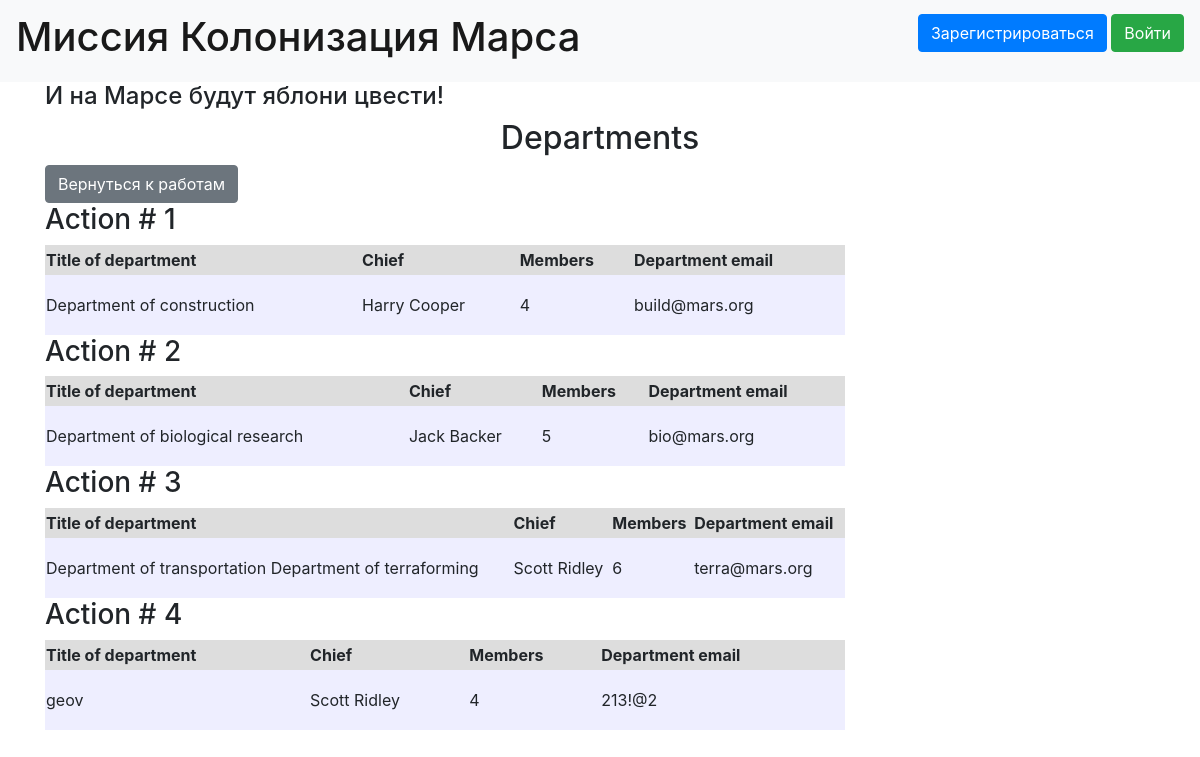
The page /departments on the database its author committed.
### data/departments.py (models this page shows)
class Department(SqlAlchemyBase):
    __tablename__ = 'departments'
    id = sqlalchemy.Column(sqlalchemy.Integer, primary_key=True, autoincrement=True)
    title = sqlalchemy.Column(sqlalchemy.String, nullable=True)
    chief = sqlalchemy.Column(sqlalchemy.Integer, sqlalchemy.ForeignKey("users.id"))
    members = sqlalchemy.Column(sqlalchemy.String, nullable=True)
    email = sqlalchemy.Column(sqlalchemy.String, nullable=True)
    chief_user = orm.relationship('User')

### data/users.py (models this page shows, shortened)
class User(SqlAlchemyBase, UserMixin):
    __tablename__ = 'users'
    id = sqlalchemy.Column(sqlalchemy.Integer, primary_key=True, autoincrement=True)
    surname = sqlalchemy.Column(sqlalchemy.String, nullable=True)
    name = sqlalchemy.Column(sqlalchemy.String, nullable=True)
    age = sqlalchemy.Column(sqlalchemy.Integer, nullable=True)
    position = sqlalchemy.Column(sqlalchemy.String, nullable=True)
    speciality = sqlalchemy.Column(sqlalchemy.String, nullable=True)
    address = sqlalchemy.Column(sqlalchemy.String, nullable=True)
    email = sqlalchemy.Column(sqlalchemy.String, nullable=True, unique=True)
    hashed_password = sqlalchemy.Column(sqlalchemy.String, nullable=True)
    modified_date = sqlalchemy.Column(sqlalchemy.DateTime, nullable=True, default=datetime.datetime.now)
    jobs = orm.relationship("Jobs", back_populates='user')

### main.py (the view)
@app.route('/departments')
def departments():
    session = db_session.create_session()
    all_departments = list(session.query(Department))
    return render_template('list_departments.html', departments=all_departments)

### data/db_session.py (called while the page is built)
def create_session() -> Session:
    global __factory
    return __factory()

### templates/list_departments.html (shortened to what this page needs)
{% extends "base.html" %}
{% block content %}
<h2 align="center">Departments</h2>
<a href="/" class="btn btn-secondary">Вернуться к работам</a>
{% for department in departments%}
<h3>Action # {{ department.id }}</h3>
<div>
    <table width="800px">
        <tr bgcolor='#dddddd' height="30px">
            <th>Title of department</th>
            <th>Chief</th>
            <th>Members</th>
            <th>Department email</th>
        </tr>
        <tr bgcolor='#eeeeff' height="60px">
            <td>{{department.title}}</td>
            <td>{{department.chief_user.surname}} {{ department.chief_user.name }}</td>
            <td>{{department.members}}</td>
            <td>{{department.email}}</td>
        </tr>
    </table>
</div>
{% endfor %}
{% endblock %}

### rows shown on the page
Department: id "1", title "Department of construction", chief_user.surname "Harry", chief_user.name "Cooper", members "4", email "build@mars.org"
Department: id "2", title "Department of biological research", chief_user.surname "Jack", chief_user.name "Backer", members "5", email "bio@mars.org"
Department: id "3", title "Department of transportation Department of terraforming", chief_user.surname "Scott", chief_user.name "Ridley", members "6", email "terra@mars.org"
Department: id "4", title "geov", chief_user.surname "Scott", chief_user.name "Ridley", members "4", email "213!@2"
